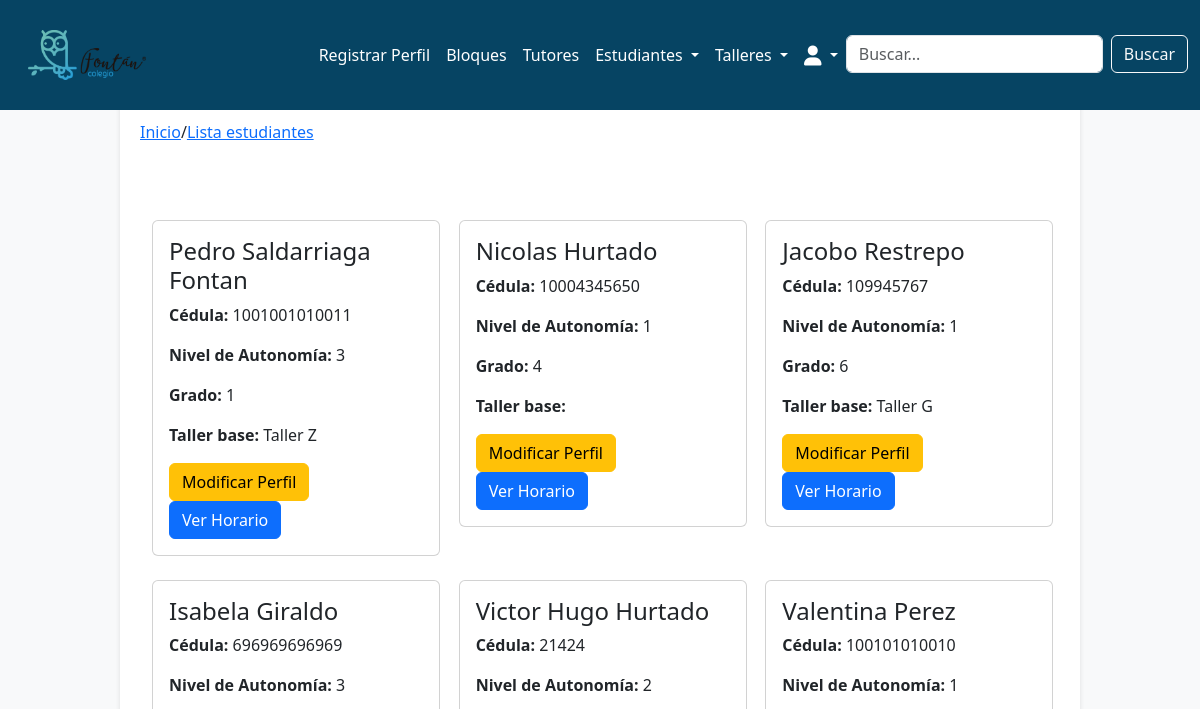
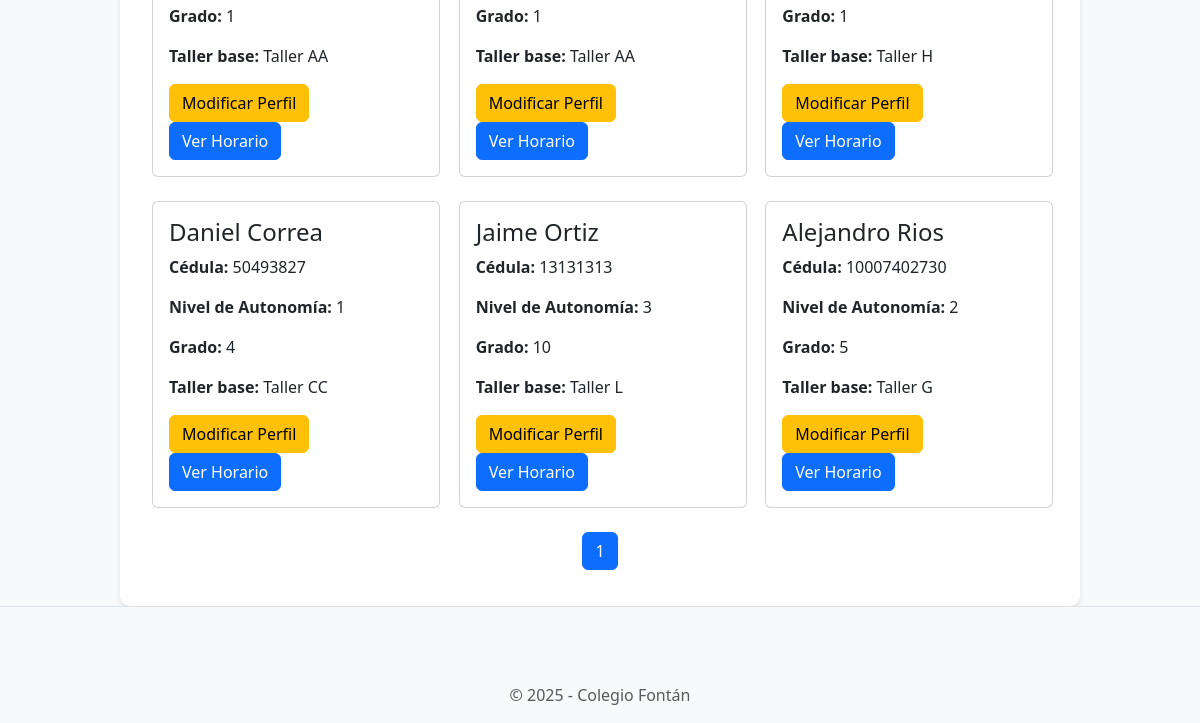
Before: /students/student_list/ (signed in) with the older database file (2 pictures, top to bottom).
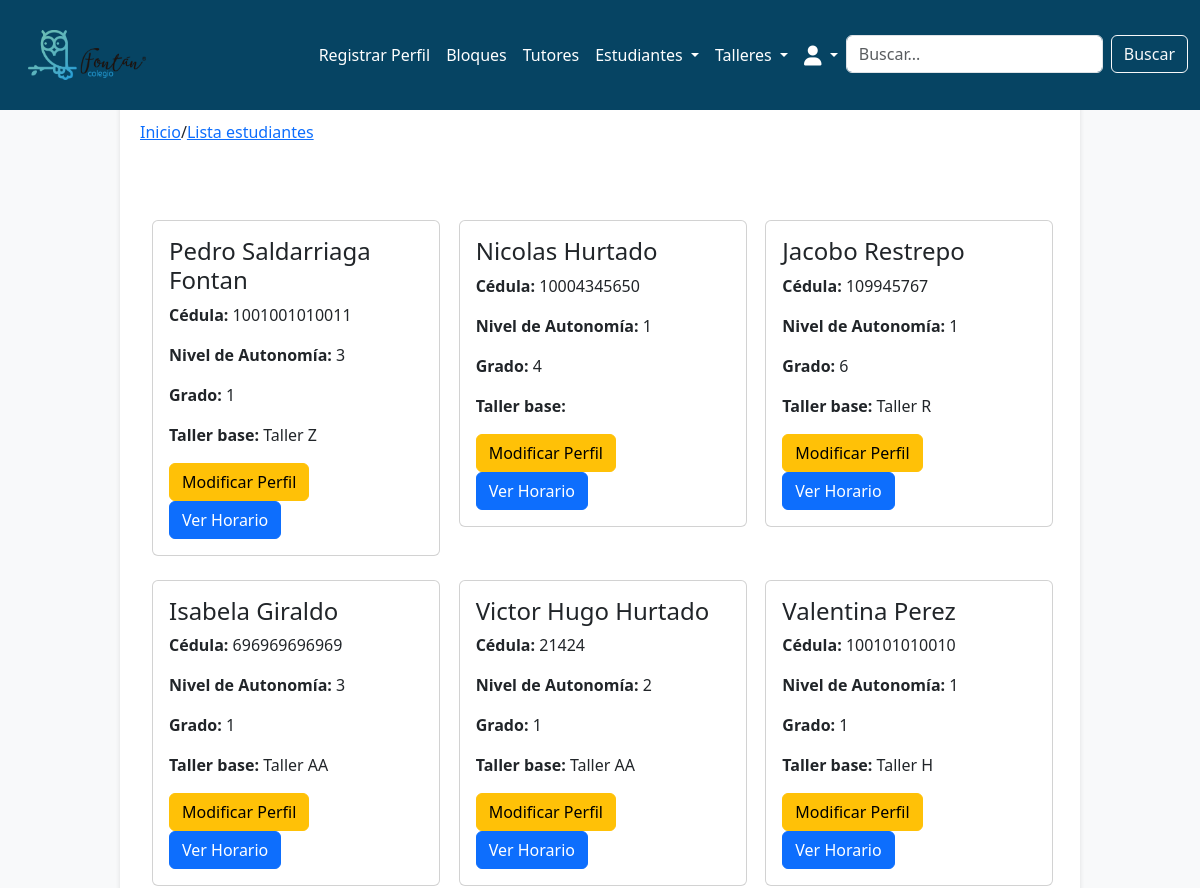
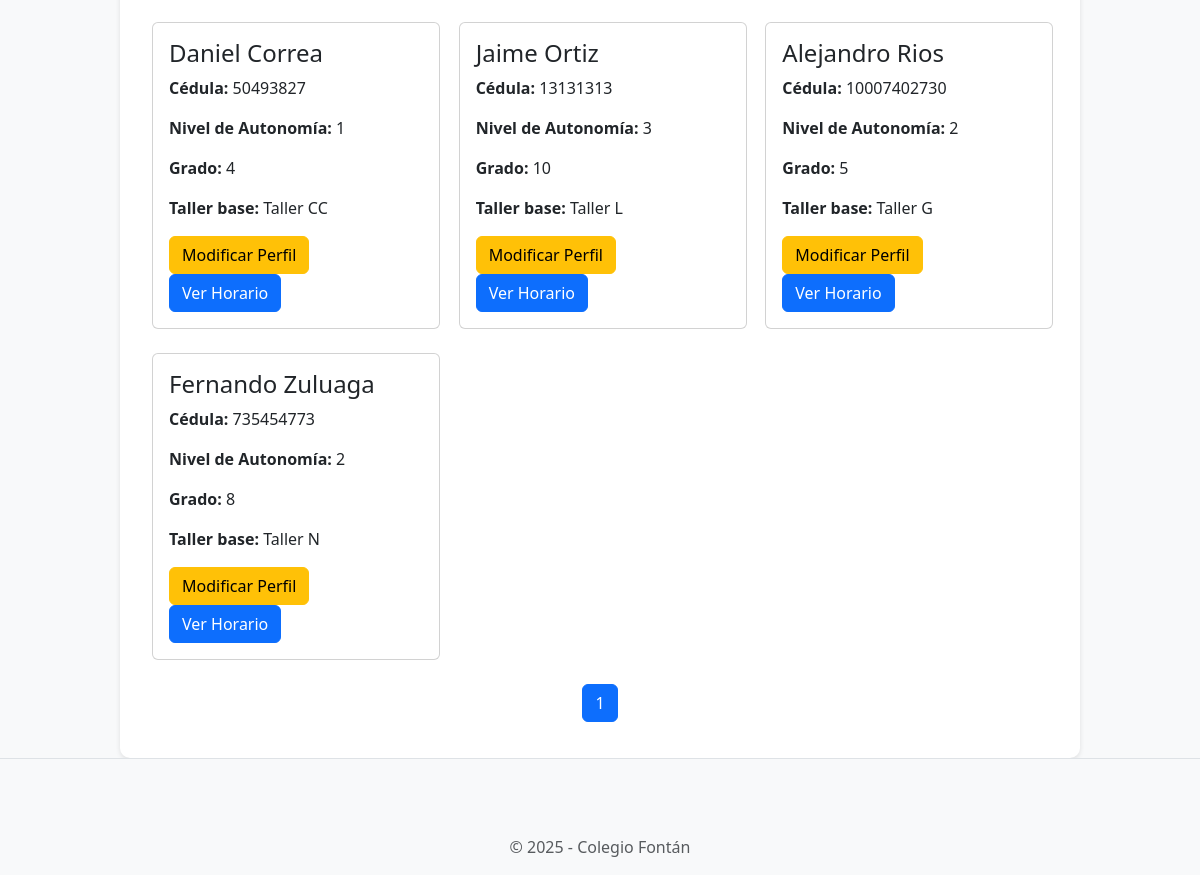
After: the same page with the newer database file (2 pictures, top to bottom).
### students/models.py (models this page shows, shortened)
class Student(models.Model):
    STATUS_CHOICES = [
        ('present', 'Presente'),
        ('absent', 'Ausente'),
        ('neutral', 'No llamado'),
    ]
    student_id = models.AutoField(primary_key=True)
    name = models.CharField(max_length=100)
    lastname = models.CharField(max_length=100)
    id_number = models.IntegerField(unique=True)
    autonomy_level = models.IntegerField(
        choices=[
            (1, 'Nivel 1'),
            (2, 'Nivel 2'),
            (3, 'Nivel 3'),
        ],
        default=1,
    )
    extended_vacation = models.BooleanField(default=False)
    grade = models.IntegerField(
        choices=[
            (1, '1'),
            (2, '2'),
            (3, '3'),
            (4, '4'),
            (5, '5'),
            (6, '6'),
            (7, '7'),
            (8, '8'),
            (9, '9'),
            (10, '10'),
            (11, '11'),
        ],
        default=1,
    )
    status = models.CharField(
        max_length=10,
        choices=STATUS_CHOICES,
        default='neutral'
    )
    workshop = models.ForeignKey('workshops.Workshop', on_delete=models.SET_NULL, null=True, blank=True)

### workshops/models.py (models this page shows, shortened)
class Workshop(models.Model):
    WORKSHOP_TYPES = [
        ('primary', 'Primaria'),
        ('high_school', 'Bachillerato'),
        ('collective', 'Colectivo'),
    ]
    workshop_id = models.AutoField(primary_key=True)
    name = models.CharField(max_length=100, unique=True)
    tutor = models.ForeignKey(
        'tutors.Tutor',
        on_delete=models.SET_NULL,
        null=True,
        blank=True,
        related_name='workshops'  # Esta línea permite acceder a los talleres desde el tutor
    )
    max_capacity = models.IntegerField(default=25)
    type = models.CharField(
        max_length=20,
        choices=WORKSHOP_TYPES,
        default='primary'
    )

### students/views.py (the view)
# urls.py: path('student_list/', views.student_list, name='students.student_list'),
def student_list(request):
    query = request.GET.get('query', '').strip()  # Elimina espacios en blanco en la búsqueda
    workshops = Workshop.objects.all()
    if query:
        students = Student.objects.filter(
            Q(name__icontains=query) |
            Q(lastname__icontains=query)
        )
    else:
        students = Student.objects.all()
    paginator = Paginator(students, 30)  # 30 estudiantes por página
    page_number = request.GET.get('page')  # Página actual
    page_obj = paginator.get_page(page_number)
    return render(request, 'students/student_list.html', {
        'workshops': workshops,
        'students': page_obj,  # Pasamos solo la página actual
        'query': query,
        'search_type': 'students',
    })

### students/templates/students/student_list.html (shortened to what this page needs)
{% extends 'base.html' %}
{% block breadcrumb %}
<a href="{% url 'home.home' %}">Inicio</a>
<span>/</span>
<a href="{% url 'students.student_list' %}">Lista estudiantes</a>
{% endblock %}
{% load static %}
{% block content %}
<div class="container">
  <div class="row row-cols-1 row-cols-md-3 g-4">
    {% if students %}
      {% for student in students %}
        <div class="col">
          <div class="card" style="width: 18rem;">
            <div class="card-body">
              <h4 class="card-title">{{ student.name }} {{ student.lastname }}</h4>
              <p class="card-text"><strong>Cédula:</strong> {{ student.id_number }}</p>
              <p class="card-text"><strong>Nivel de Autonomía:</strong> {{ student.autonomy_level }}</p>
              <p class="card-text"><strong>Grado:</strong> {{ student.grade }}</p>
              <p class="card-text"><strong>Taller base:</strong> {{ student.workshop.name }}</p>
              <a href="{% url 'students.modify_student' student_id=student.student_id %}" class="btn btn-warning">Modificar Perfil</a>
              <a href="{% url 'student_schedule' student_id=student.student_id %}" class="btn btn-primary">Ver Horario</a>
            </div>
          </div>
        </div>
      {% endfor %}
    {% else %}
      <h2>No hay estudiantes disponibles</h2>
    {% endif %}
  </div>
  <nav aria-label="Navegación de páginas" class="mt-4">
    <ul class="pagination justify-content-center">
      {% for num in students.paginator.page_range %}
        <li class="page-item {% if students.number == num %}active{% endif %}">
          <a class="page-link" href="?page={{ num }}&query={{ query }}">{{ num }}</a>
        </li>
      {% endfor %}
    </ul>
  </nav>
</div>
{% endblock %}

### horariosfontanproyecto/templates/base.html (shortened to what this page needs)
<!doctype html>
<html lang="en">
  {% load static %}
  <head>
    <link href="https://cdn.jsdelivr.net/npm/bootstrap@5.3.0-alpha1/dist/css/bootstrap.min.css" rel="stylesheet">
    <link rel="stylesheet" href="https://cdnjs.cloudflare.com/ajax/libs/font-awesome/6.0.0-beta3/css/all.min.css">
    <link rel="stylesheet" href="{% static 'css/style.css'%}">
  </head>
  <body>
    {% include 'navbar.html' %}
    <div class="container container-principal">
      <div style="margin-top: 100px;">
        <nav aria-label="breadcrumb">
          <ol class="breadcrumb">
            {% block breadcrumb %}
            {% endblock %}
          </ol>
        </nav>
        {% block content %}
        {% endblock %}
      </div>
    </div>
    <footer class="footer mt-auto py-3 bg-light">
      <div class="container text-center">
        <span class="text-muted">&copy; 2025 - Colegio Fontán</span>
      </div>
    </footer>
  </body>
</html>

### horariosfontanproyecto/templates/navbar.html (shortened to what this page needs)
{% load static %}
<nav class="navbar navbar-expand-lg navbar-dark custom-navbar-bg" style="height: 110px; position: fixed; width: 100%; z-index: 1000;">
  <div class="container-fluid">
    {% if user.is_authenticated %}
    <div class="collapse navbar-collapse" id="navbarSupportedContent">
      <a class="navbar-brand ms-3" href="{% url 'home.home' %}">
        <img src="{% static 'images/logo.png' %}" alt="Colegio Fontán">
      </a>
      {% endif %}
      <ul class="navbar-nav ms-auto mb-2 mb-lg-0">
        {% if user.is_authenticated %}
          <li class="nav-item">
            <a class="nav-link" href="{% url 'accounts.signup' %}">Registrar Perfil</a>
          </li>
          <li class="nav-item">
            <a class="nav-link" href="{% url 'workshops:show_blocks' %}">Bloques</a>
          </li>
          <li class="nav-item">
            <a class="nav-link" href="{% url 'tutors.show_tutors' %}">Tutores</a>
          </li>
          <li class="nav-item dropdown">
            <a class="nav-link dropdown-toggle" href="#" id="estudiantesDropdown" role="button" data-bs-toggle="dropdown" aria-expanded="false">
              Estudiantes
            </a>
          </li>
          <li class="nav-item dropdown">
            <a class="nav-link dropdown-toggle" href="#" id="talleresDropdown" role="button" data-bs-toggle="dropdown" aria-expanded="false">
              Talleres
            </a>
          </li>
          <li class="nav-item dropdown">
            <a class="nav-link dropdown-toggle" href="#" id="profileDropdown" role="button" data-bs-toggle="dropdown" aria-expanded="false">
              <i class="fas fa-user fa-lg"></i>
            </a>
          </li>
          <li class="nav-item">
            <form class="d-flex" action="{% if search_type == 'tutors' %}{% url 'tutors.show_tutors' %}{% else %}{% url 'students.student_list' %}{% endif %}" method="GET">
              <input class="form-control me-2" type="search" placeholder="Buscar..." aria-label="Buscar" name="query">
              <button class="btn btn-outline-light" type="submit">Buscar</button>
            </form>
          </li>
        {% else %}
          <li class="nav-item">
            <a class="nav-link" href="{% url 'accounts.login' %}">Iniciar Sesión</a>
          </li>
        {% endif %}
      </ul>
    </div>
  </div>
</nav>

### horariosfontanproyecto/templates/base.html (style rules this page uses)
body { background-color: #f8f9fa; }
.container-principal { background-color: #fff; border-radius: 10px; box-shadow: 0 2px 5px rgba(0, 0, 0, 0.1); padding: 20px; }
.breadcrumb { background-color: transparent; padding: 0; }
.footer { background-color: #f8f9fa; border-top: 1px solid #dee2e6; }
.container { max-width: 960px; margin: 0 auto; }

### horariosfontanproyecto/templates/navbar.html (style rules this page uses)
:root { --primary-color: #064463; --secondary-color: #1C5471; --hover-color: #163E59; --text-color: #fff; --bg-color: #f9f9f9; }
.custom-navbar-bg { background-color: var(--primary-color) !important; }
.navbar-brand img { max-height: 50px; width: auto; }
.navbar-nav .nav-link { color: var(--text-color); text-decoration: none; font-size: 1rem; }

Changed rows visible on the page:
changed Student "Jacobo": workshop.name "Taller G" → "Taller R"
added Student: name "Fernando", lastname "Zuluaga", id_number "735454773", autonomy_level "2", grade "8", workshop.name "Taller N"
